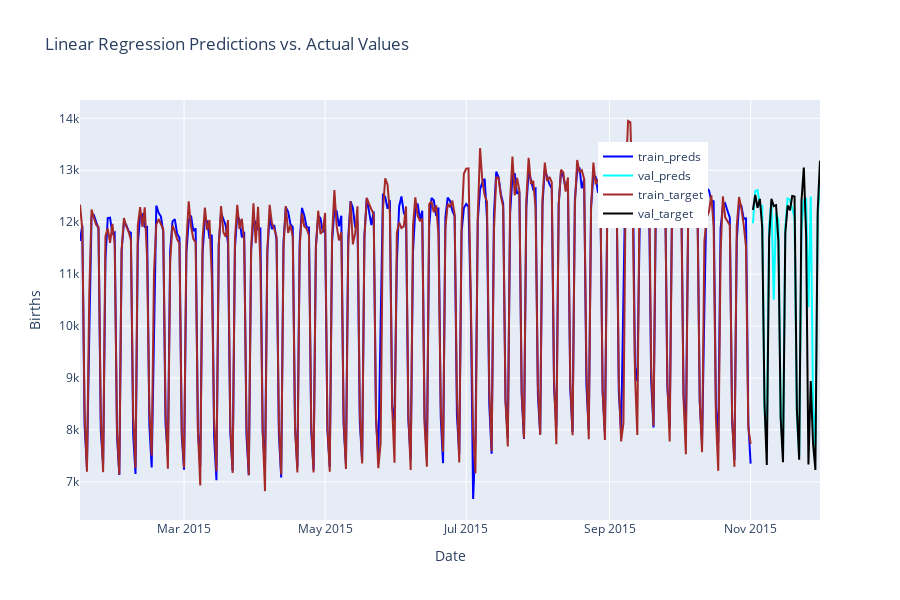

Source (notebook cell):
### Code cell
linear_reg = LinearRegression()
linear_reg.fit(X_train, y_train)

# Step 4: Make predictions on training and validation data
train_preds = linear_reg.predict(X_train)
val_preds = linear_reg.predict(X_val)

# Step 5: Create a Plotly Figure and add traces
fig = go.Figure()

fig.add_trace(
    go.Scatter(x=pd.DataFrame(y_train).index, y=train_preds, name="train_preds", line=dict(color='blue'))
)

fig.add_trace(
    go.Scatter(x=pd.DataFrame(y_val).index, y=val_preds, name="val_preds", line=dict(color='cyan'))
)

fig.add_trace(
    go.Scatter(x=pd.DataFrame(y_train).index, y=pd.DataFrame(y_train)["births"], name="train_target", line=dict(color='brown'))
)

fig.add_trace(
    go.Scatter(x=pd.DataFrame(y_val).index, y=pd.DataFrame(y_val)["births"], name="val_target", line=dict(color='black'))
)

# Step 6: Update the layout of the plot
fig.update_layout(
    title="Linear Regression Predictions vs. Actual Values",
    xaxis_title="Date",
    yaxis_title="Births",
    height=600,
    legend=dict(x=0.7, y=0.9)
)

# Step 7: Show the plot
fig.show()

### Figure 1 — Plotly figure (JSON) as saved in the notebook; plotly's stock layout.template omitted (floating-point values rounded to 4 significant figures; data arrays with more than 128 entries replaced by an {"elided": "..."} marker saying what was removed)
{"data": [{"line": {"color": "blue"}, "name": "train_preds", "type": "scatter", "x": {"elided": "291 str values"}, "y": {"elided": "291 float values"}}, {"line": {"color": "cyan"}, "name": "val_preds", "type": "scatter", "x": ["2015-11-02T00:00:00", "2015-11-03T00:00:00", "2015-11-04T00:00:00", "2015-11-05T00:00:00", "2015-11-06T00:00:00", "2015-11-07T00:00:00", "2015-11-08T00:00:00", "2015-11-09T00:00:00", "2015-11-10T00:00:00", "2015-11-11T00:00:00", "2015-11-12T00:00:00", "2015-11-13T00:00:00", "2015-11-14T00:00:00", "2015-11-15T00:00:00", "2015-11-16T00:00:00", "2015-11-17T00:00:00", "2015-11-18T00:00:00", "2015-11-19T00:00:00", "2015-11-20T00:00:00", "2015-11-21T00:00:00", "2015-11-22T00:00:00", "2015-11-23T00:00:00", "2015-11-24T00:00:00", "2015-11-25T00:00:00", "2015-11-26T00:00:00", "2015-11-27T00:00:00", "2015-11-28T00:00:00", "2015-11-29T00:00:00", "2015-11-30T00:00:00", "2015-12-01T00:00:00"], "y": [11980.0, 12600.0, 12620.0, 12320.0, 12320.0, 8394.0, 7711.0, 11930.0, 12400.0, 10510.0, 12170.0, 12050.0, 8242.0, 7549.0, 11900.0, 12460.0, 12430.0, 12250.0, 12090.0, 8287.0, 7503.0, 11870.0, 12430.0, 12450.0, 10360.0, 12500.0, 8434.0, 7685.0, 12110.0, 12750.0]}, {"line": {"color": "brown"}, "name": "train_target", "type": "scatter", "x": {"elided": "291 str values"}, "y": {"elided": "291 int values"}}, {"line": {"color": "black"}, "name": "val_target", "type": "scatter", "x": ["2015-11-02T00:00:00", "2015-11-03T00:00:00", "2015-11-04T00:00:00", "2015-11-05T00:00:00", "2015-11-06T00:00:00", "2015-11-07T00:00:00", "2015-11-08T00:00:00", "2015-11-09T00:00:00", "2015-11-10T00:00:00", "2015-11-11T00:00:00", "2015-11-12T00:00:00", "2015-11-13T00:00:00", "2015-11-14T00:00:00", "2015-11-15T00:00:00", "2015-11-16T00:00:00", "2015-11-17T00:00:00", "2015-11-18T00:00:00", "2015-11-19T00:00:00", "2015-11-20T00:00:00", "2015-11-21T00:00:00", "2015-11-22T00:00:00", "2015-11-23T00:00:00", "2015-11-24T00:00:00", "2015-11-25T00:00:00", "2015-11-26T00:00:00", "2015-11-27T00:00:00", "2015-11-28T00:00:00", "2015-11-29T00:00:00", "2015-11-30T00:00:00", "2015-12-01T00:00:00"], "y": [12236, 12524, 12279, 12452, 11909, 8517, 7324, 11688, 12451, 12311, 12329, 11643, 8221, 7378, 11791, 12321, 12230, 12504, 12495, 8392, 7427, 12419, 13051, 11745, 7332, 8942, 7734, 7230, 12214, 13185]}], "layout": {"height": 600, "legend": {"x": 0.7, "y": 0.9}, "title": {"text": "Linear Regression Predictions vs. Actual Values"}, "xaxis": {"title": {"text": "Date"}}, "yaxis": {"title": {"text": "Births"}}}}
